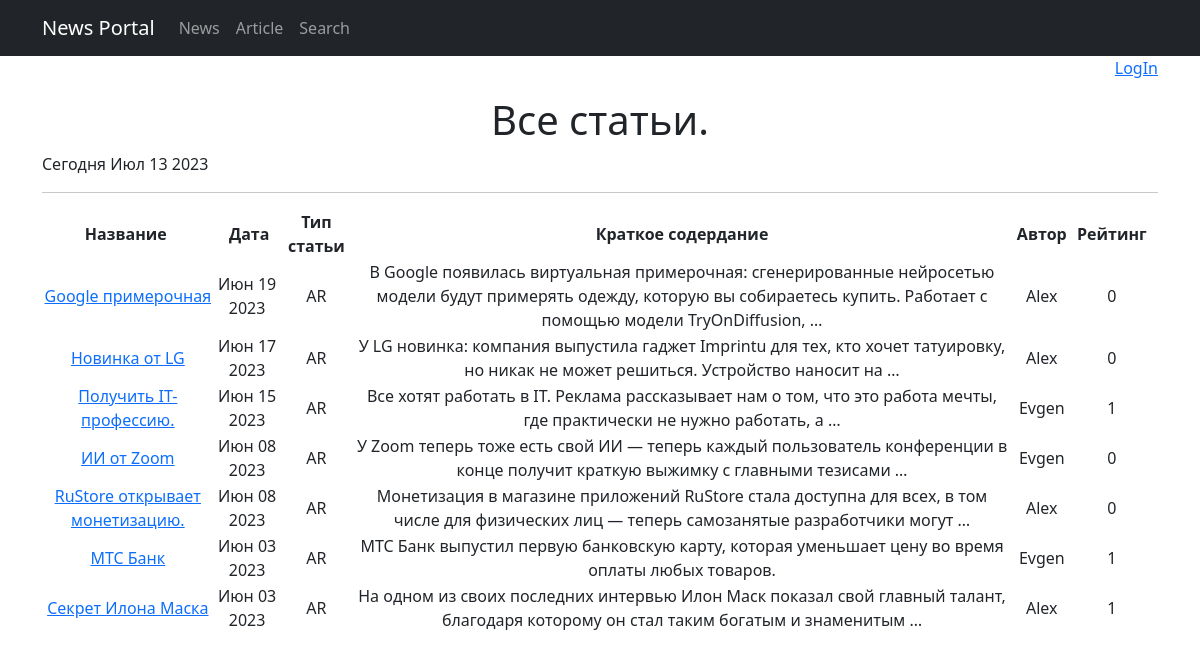
The app's page /article/ with its own data.
### news/models.py (models this page shows, shortened)
class Post(models.Model):
    postAuthor = models.ForeignKey(Author, on_delete=models.CASCADE)
    NEWS = 'NW'
    ARTICLE = 'AR'
    choose_post = (
        (NEWS, "Новость"),
        (ARTICLE, "Статья")
    )
    postType = models.CharField(max_length=2, choices=choose_post, default=NEWS)
    date_creation = models.DateTimeField(auto_now_add=True)
    postCategory = models.ManyToManyField(Category, through='PostCategory')
    title = models.CharField(max_length=128)
    text = models.TextField()
    rating = models.SmallIntegerField(default=0)
    def get_absolute_url(self):
        return reverse('news_detail', args=[str(self.id)])

class Author(models.Model):
    authorUser = models.OneToOneField(User, on_delete=models.CASCADE)
    rating = models.SmallIntegerField(default=0)

### news/views.py (the view)
# urls.py: path('article/', ArticleList.as_view()),
class ArticleList(ListView):
    model = Post
    ordering = 'postType'
    template_name = 'article.html'
    context_object_name = 'newses'
    def get_context_data(self, **kwargs):
        context = super().get_context_data(**kwargs)
        context['is_author'] = self.request.user.groups.filter(name='Authors').exists()
        context['is_authent'] = self.request.user.is_authenticated
        context['time_now'] = datetime.utcnow()
        return context

### templates/article.html (shortened to what this page needs)
{% extends 'flatpages/default.html' %}
{% load custom_filters %}
{% load custom_tegs %}
{% block content %}
{% if is_author %}
    <p style="text-align: right;">Вы вошли как автор: {{ request.user.username }}</p>
    <p style="text-align: right;"><a href="{% url 'logout' %}">LogOut</a> </p>
{% elif is_authent and not is_author %}
    <p style="text-align: right;">Вы вошли как пользователь: {{ request.user.username }}</p>
    <p style="text-align: right;"><a href="{% url 'logout' %}">LogOut</a> </p>
{% else %}
    <p style="text-align: right;">
    <a href="http://127.0.0.1:8000/accounts/login">LogIn</a>
    </p>
{% endif %}
<h1>Все статьи.</h1>
<p style="text-align: left;">Сегодня {{ time_now|date:'M d Y' }}</p>
<hr>
    {% if newses %}
        <table style="width:100%">
            <tr>
                <th>Название&nbsp;</th>
                <th>&nbsp;Дата</th>
                <th> Тип статьи </th>
                <th>&nbsp;Краткое содердание&nbsp;</th>
                <th>&nbsp;Автор&nbsp;</th>
                <th>&nbsp;Рейтинг&nbsp;</th>
            </tr>
            {% for news in newses|dictsortreversed:'date_creation' %}
                {% if news.postType == 'AR'%}
            <tr>
                <td><a href="{{ news.get_absolute_url }}">{{ news.title}}</a></td>
                <td>{{ news.date_creation|date:'M d Y' }}</td>
                <td>{{ news.postType }}</td>
                <td>{{ news.text|truncatewords:20 }}</td>
                <td>{{ news.postAuthor.authorUser.username }}</td>
                <td>{{ news.rating }}</td>
                <td><p>&nbsp;</p></td>
            </tr>
                {% endif %}
            {% endfor %}
        </table>
    {% else %}
       <h2>Новостей нет!</h2>
    {% endif %}
    <p>&nbsp;</p>
{% endblock content %}

### records on screen
Post: title "Google примерочная", date_creation "Июн 19 2023", postType "AR", text "В Google появилась виртуальная примерочная: сгенерированные нейросетью модели будут примерять одежду, которую вы собираетесь купить. Работает с помощью модели TryOnDiffusion, …", postAuthor.authorUser.username "Alex", rating "0"
Post: title "Новинка от LG", date_creation "Июн 17 2023", postType "AR", text "У LG новинка: компания выпустила гаджет Imprintu для тех, кто хочет татуировку, но никак не может решиться. Устройство наносит на …", postAuthor.authorUser.username "Alex", rating "0"
Post: title "Получить IT-профессию.", date_creation "Июн 15 2023", postType "AR", text "Все хотят работать в IT. Реклама рассказывает нам о том, что это работа мечты, где практически не нужно работать, а …", postAuthor.authorUser.username "Evgen", rating "1"
Post: title "ИИ от Zoom", date_creation "Июн 08 2023", postType "AR", text "У Zoom теперь тоже есть свой ИИ — теперь каждый пользователь конференции в конце получит краткую выжимку с главными тезисами …", postAuthor.authorUser.username "Evgen", rating "0"
Post: title "RuStore открывает монетизацию.", date_creation "Июн 08 2023", postType "AR", text "Монетизация в магазине приложений RuStore стала доступна для всех, в том числе для физических лиц — теперь самозанятые разработчики могут …", postAuthor.authorUser.username "Alex", rating "0"
Post: title "МТС Банк", date_creation "Июн 03 2023", postType "AR", text "МТС Банк выпустил первую банковскую карту, которая уменьшает цену во время оплаты любых товаров.", postAuthor.authorUser.username "Evgen", rating "1"
Post: title "Секрет Илона Маска", date_creation "Июн 03 2023", postType "AR", text "На одном из своих последних интервью Илон Маск показал свой главный талант, благодаря которому он стал таким богатым и знаменитым …", postAuthor.authorUser.username "Alex", rating "1"

### other values on screen
{{ time_now|date:'M d Y' }} "Июл 13 2023"
